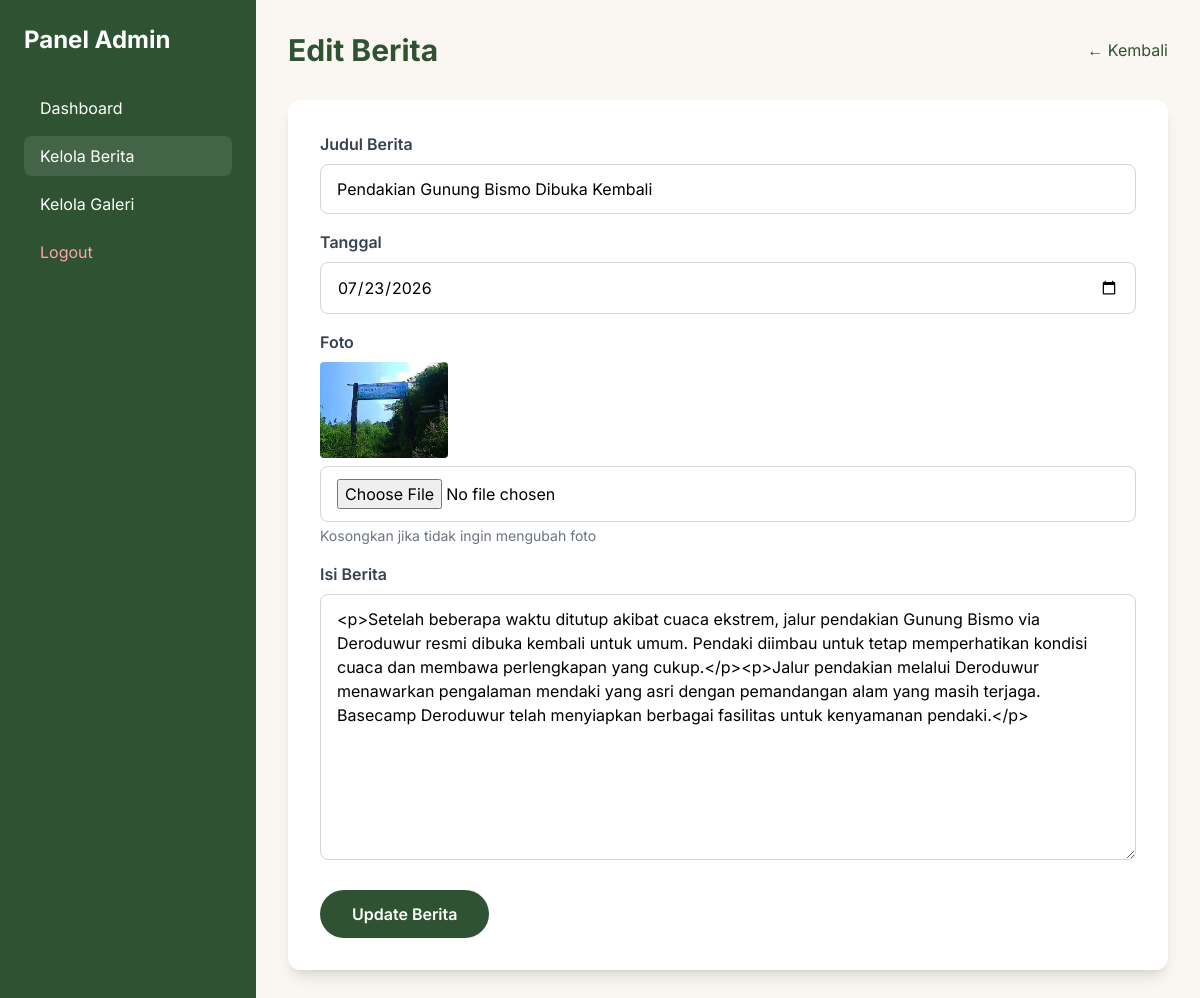
The page /admin/berita/edit.php?id=1 (signed in) on the database its author committed.
### tables this page shows
CREATE TABLE `berita` (
  `id` int(11) NOT NULL,
  `judul` varchar(255) NOT NULL,
  `slug` varchar(255) NOT NULL,
  `isi` text NOT NULL,
  `foto` varchar(255) DEFAULT NULL,
  `tanggal` date NOT NULL,
  `penulis` varchar(100) DEFAULT 'Admin',
  `created_at` timestamp NOT NULL DEFAULT current_timestamp(),
  `updated_at` timestamp NOT NULL DEFAULT current_timestamp() ON UPDATE current_timestamp()
);

### admin/berita/edit.php (the view, shortened to what this page needs)
<?php
require_once __DIR__ . '/../../includes/functions.php';
$id = isset($_GET['id']) ? (int)$_GET['id'] : 0;
$stmt = $pdo->prepare("SELECT * FROM berita WHERE id = ?");
$stmt->execute([$id]);
$berita = $stmt->fetch();
?>
<!DOCTYPE html>
<html lang="id">
<head>
    <script src="https://cdn.tailwindcss.com"></script>
</head>
<body class="bg-[#FAF7F2]">
<div class="flex h-screen">
    <div class="w-64 bg-[#2F5233] text-white p-6">
        <h2 class="text-2xl font-bold mb-8">Panel Admin</h2>
        <nav class="space-y-2">
            <a href="../dashboard.php" class="block py-2 px-4 hover:bg-white/20 rounded-lg transition duration-300">
                Dashboard
            </a>
            <a href="index.php" class="block py-2 px-4 bg-white/10 rounded-lg hover:bg-white/20 transition duration-300">
                Kelola Berita
            </a>
            <a href="../galeri/index.php" class="block py-2 px-4 hover:bg-white/20 rounded-lg transition duration-300">
                Kelola Galeri
            </a>
            <a href="../logout.php" class="block py-2 px-4 hover:bg-white/20 rounded-lg transition duration-300 text-red-300">
                Logout
            </a>
        </nav>
    </div>
    <div class="flex-1 overflow-y-auto">
        <div class="p-8">
            <div class="flex justify-between items-center mb-8">
                <h1 class="text-3xl font-bold text-[#2F5233]">Edit Berita</h1>
                <a href="index.php" class="text-[#2F5233] hover:text-[#4A7A4E] transition duration-300">
                    ← Kembali
                </a>
            </div>
            <form method="POST" action="" enctype="multipart/form-data" class="bg-white rounded-xl shadow-lg p-8">
                <div class="mb-4">
                    <label class="block text-gray-700 font-semibold mb-2">Judul Berita</label>
                    <input type="text" name="judul" value="<?= htmlspecialchars($berita['judul']) ?>" class="w-full px-4 py-3 rounded-lg border border-gray-300 focus:border-[#2F5233] focus:outline-none focus:ring-2 focus:ring-[#2F5233] transition duration-300" required>
                </div>
                <div class="mb-4">
                    <label class="block text-gray-700 font-semibold mb-2">Tanggal</label>
                    <input type="date" name="tanggal" value="<?= $berita['tanggal'] ?>" class="w-full px-4 py-3 rounded-lg border border-gray-300 focus:border-[#2F5233] focus:outline-none focus:ring-2 focus:ring-[#2F5233] transition duration-300" required>
                </div>
                <div class="mb-4">
                    <label class="block text-gray-700 font-semibold mb-2">Foto</label>
                    <?php if ($berita['foto']): ?>
                    <div class="mb-2">
                        <img src="<?= BASE_URL ?>uploads/berita/<?= htmlspecialchars($berita['foto']) ?>" class="w-32 h-24 object-cover rounded">
                    </div>
                    <?php endif; ?>
                    <input type="file" name="foto" accept="image/*" class="w-full px-4 py-3 border border-gray-300 rounded-lg focus:border-[#2F5233] focus:outline-none transition duration-300">
                    <p class="text-sm text-gray-500 mt-1">Kosongkan jika tidak ingin mengubah foto</p>
                </div>
                <div class="mb-6">
                    <label class="block text-gray-700 font-semibold mb-2">Isi Berita</label>
                    <textarea name="isi" rows="10" class="w-full px-4 py-3 rounded-lg border border-gray-300 focus:border-[#2F5233] focus:outline-none focus:ring-2 focus:ring-[#2F5233] transition duration-300" required><?= htmlspecialchars($berita['isi']) ?></textarea>
                </div>
                <button type="submit" class="bg-[#2F5233] hover:bg-[#4A7A4E] text-white px-8 py-3 rounded-full font-semibold transition duration-300 transform hover:scale-105">
                    Update Berita
                </button>
            </form>
        </div>
    </div>
</div>
</body>
</html>

### admin/berita/edit.php (style rules this page uses)
* { font-family: 'Inter', sans-serif; }

### rows shown on the page
berita: judul "Pendakian Gunung Bismo Dibuka Kembali", tanggal "07/23/2026", foto (picture), isi "<p>Setelah beberapa waktu ditutup akibat cuaca ekstrem, jalur pendakian Gunung Bismo via Deroduwur resmi dibuka kembali untuk umum. Pendaki diimbau untuk tetap memperhatikan kondisi cuaca dan membawa perlengkapan yang cukup.</p><p>Jalur pendakian melalui Deroduwur menawarkan pengalaman mendaki yang asri dengan pemandangan alam yang masih terjaga. Basecamp Deroduwur telah menyiapkan berbagai fasilitas untuk kenyamanan pendaki.</p>"
